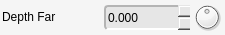
         <widget class="QFrame" name="depthFar">
          <property name="minimumSize">
           <size>
            <width>225</width>
            <height>35</height>
           </size>
          </property>
          <property name="maximumSize">
           <size>
            <width>225</width>
            <height>35</height>
           </size>
          </property>
          <property name="styleSheet">
           <string notr="true">background-color: rgb(245, 245, 245);
border-radius: 4px;</string>
          </property>
          <property name="frameShape">
           <enum>QFrame::NoFrame</enum>
          </property>
          <property name="frameShadow">
           <enum>QFrame::Plain</enum>
          </property>
          <property name="lineWidth">
           <number>0</number>
          </property>
          <widget class="QLabel" name="depthFar_lbl">
           <property name="geometry">
            <rect>
             <x>2</x>
             <y>2</y>
             <width>100</width>
             <height>30</height>
            </rect>
           </property>
           <property name="sizePolicy">
            <sizepolicy hsizetype="Fixed" vsizetype="Fixed">
             <horstretch>0</horstretch>
             <verstretch>0</verstretch>
            </sizepolicy>
           </property>
           <property name="minimumSize">
            <size>
             <width>100</width>
             <height>30</height>
            </size>
           </property>
           <property name="maximumSize">
            <size>
             <width>100</width>
             <height>30</height>
            </size>
           </property>
           <property name="font">
            <font>
             <weight>50</weight>
             <bold>false</bold>
            </font>
           </property>
           <property name="styleSheet">
            <string notr="true">border-width: 0px;</string>
           </property>
           <property name="text">
            <string>Depth Far</string>
           </property>
           <property name="margin">
            <number>1</number>
           </property>
          </widget>
          <widget class="QDoubleSpinBox" name="depthFar_value">
           <property name="geometry">
            <rect>
             <x>104</x>
             <y>5</y>
             <width>86</width>
             <height>25</height>
            </rect>
           </property>
           <property name="sizePolicy">
            <sizepolicy hsizetype="Fixed" vsizetype="Fixed">
             <horstretch>0</horstretch>
             <verstretch>0</verstretch>
            </sizepolicy>
           </property>
           <property name="minimumSize">
            <size>
             <width>86</width>
             <height>25</height>
            </size>
           </property>
           <property name="maximumSize">
            <size>
             <width>86</width>
             <height>25</height>
            </size>
           </property>
           <property name="styleSheet">
            <string notr="true">background-color: rgb(230, 230, 230);
border-top-color: rgb(180, 180, 180);
border-left-color: rgb(180, 180, 180);
border-bottom-color: rgb(255, 255, 255);
border-right-color: rgb(255, 255, 255);
border-style: solid;
border-width: 2px;</string>
           </property>
           <property name="frame">
            <bool>false</bool>
           </property>
           <property name="buttonSymbols">
            <enum>QAbstractSpinBox::UpDownArrows</enum>
           </property>
           <property name="decimals">
            <number>3</number>
           </property>
           <property name="minimum">
            <double>-9999.000000000000000</double>
           </property>
           <property name="maximum">
            <double>9999.000000000000000</double>
           </property>
           <property name="singleStep">
            <double>0.050000000000000</double>
           </property>
          </widget>
          <widget class="QDial" name="depthFar_dial">
           <property name="geometry">
            <rect>
             <x>192</x>
             <y>2</y>
             <width>30</width>
             <height>30</height>
            </rect>
           </property>
           <property name="sizePolicy">
            <sizepolicy hsizetype="Fixed" vsizetype="Fixed">
             <horstretch>0</horstretch>
             <verstretch>0</verstretch>
            </sizepolicy>
           </property>
           <property name="minimumSize">
            <size>
             <width>30</width>
             <height>30</height>
            </size>
           </property>
           <property name="maximumSize">
            <size>
             <width>30</width>
             <height>30</height>
            </size>
           </property>
           <property name="styleSheet">
            <string notr="true">border-width: 0px;</string>
           </property>
           <property name="minimum">
            <number>-10000</number>
           </property>
           <property name="maximum">
            <number>10000</number>
           </property>
          </widget>
         </widget>
